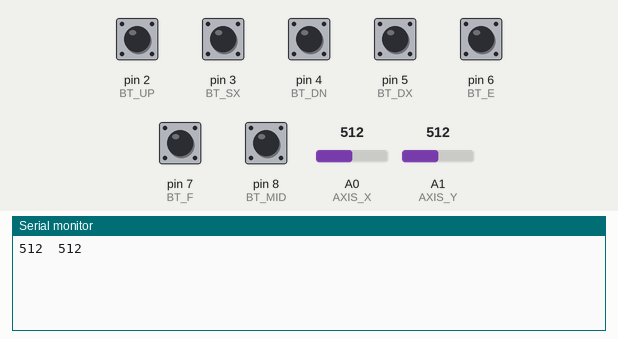
This sketch was run on a simulated Arduino Uno, built with avr-gcc and run on an emulated ATmega328P. Parts: the last lines printed to the serial monitor. Inputs (shaded band) come from the test bench; at power-on: pin 2 (BT_UP), pin 3 (BT_SX), pin 4 (BT_DN), pin 5 (BT_DX), pin 6 (BT_E), pin 7 (BT_F), pin 8 (BT_MID) HIGH, A0 (AXIS_X) = 512, A1 (AXIS_Y) = 512.

Above: at 1.2 s.
1.3 s: pin 2 (BT_UP) pulled LOW for 0.15 s
At 2.6 s:
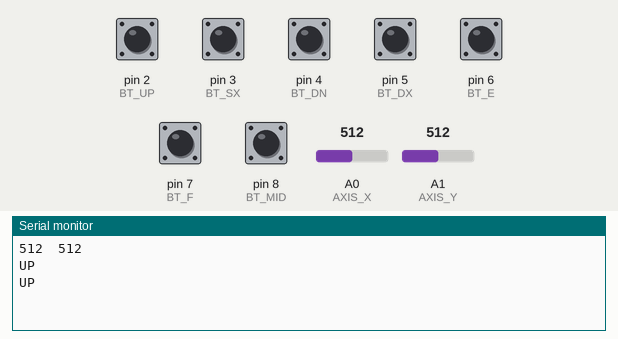
2.9 s: pin 3 (BT_SX) pulled LOW for 0.15 s
At 4.1 s:
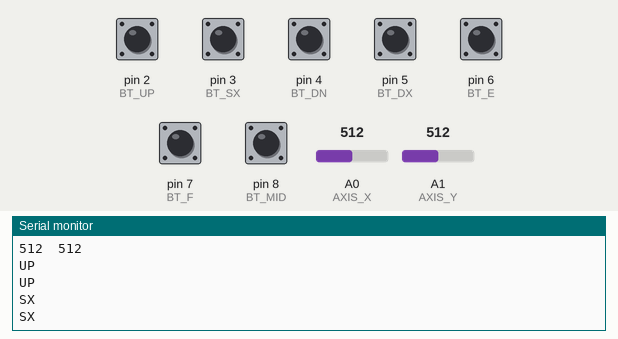
4.5 s: pin 4 (BT_DN) pulled LOW for 0.15 s
At 5.3 s:
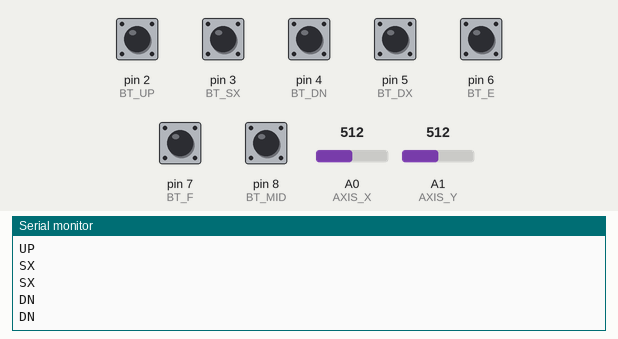
6.1 s: pin 5 (BT_DX) pulled LOW for 0.15 s
At 6.5 s:
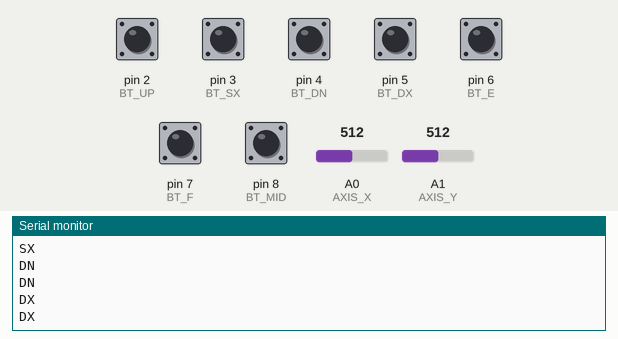
7.7 s: pin 6 (BT_E) pulled LOW for 0.15 s
At 8.9 s:
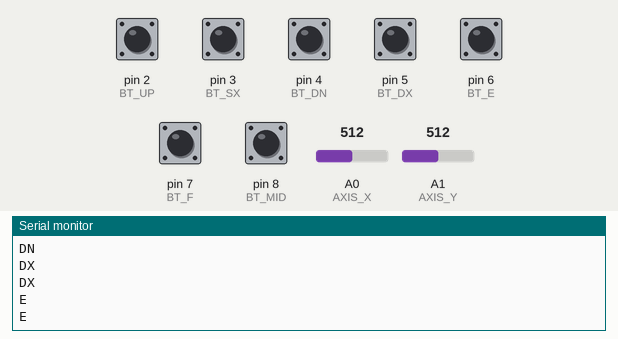
9.3 s: pin 7 (BT_F) pulled LOW for 0.15 s
At 10.2 s:
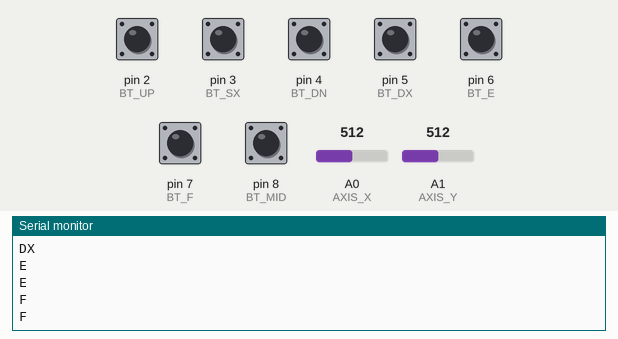

The sketch:

JoyDemo.ino
```cpp
#include "JoyShield.h"

int x, y, px, py;

void setup() {
  Serial.begin(9600);

  pinMode(BT_UP, INPUT_PULLUP);
  pinMode(BT_DN, INPUT_PULLUP);
  pinMode(BT_DX, INPUT_PULLUP);
  pinMode(BT_SX, INPUT_PULLUP);
  pinMode(BT_E, INPUT_PULLUP);
  pinMode(BT_F, INPUT_PULLUP);
  pinMode(BT_MID, INPUT_PULLUP);

}

void loop() {
  if (!digitalRead(BT_UP)) {
    Serial.println("UP");
    delay(100);
  }
  if (!digitalRead(BT_DN)) {
    Serial.println("DN");
    delay(100);
  }
  if (!digitalRead(BT_DX)) {
    Serial.println("DX");
    delay(100);
  }
  if (!digitalRead(BT_SX)) {
    Serial.println("SX");
    delay(100);
  }
  if (!digitalRead(BT_E)) {
    Serial.println("E");
    delay(100);
  }
  if (!digitalRead(BT_F)) {
    Serial.println("F");
    delay(100);
  }
  if (!digitalRead(BT_MID)) {
    Serial.println("MID");
    delay(100);
  }

  x = analogRead(AXIS_X);
  y = analogRead(AXIS_Y);
  if ((abs(x-px) > 3) || (abs(y - py) > 3)){
    Serial.print(x);Serial.print("\t");
    Serial.println(y);
  }

  px = x;
  py = y;
}
```

JoyShield.h
```cpp
#ifndef _JOY_SHIELD_H_
#define _JOY_SHIELD_H_

#define BT_UP 2
#define BT_DN 4
#define BT_DX 5
#define BT_SX 3
#define BT_E 6
#define BT_F 7
#define BT_MID 8
#define AXIS_X A0
#define AXIS_Y A1


#endif
```

Measured:
- after the input at 1.3 s, the serial monitor: prints a new line at once (image 1)
- after the input at 2.9 s, the serial monitor: prints a new line at once (image 2)
- after the input at 4.5 s, the serial monitor: prints a new line at once (image 3)
- after the input at 6.1 s, the serial monitor: prints a new line at once (image 4)
- after the input at 7.7 s, the serial monitor: prints a new line at once (image 5)
- after the input at 9.3 s, the serial monitor: prints a new line at once (image 6)
